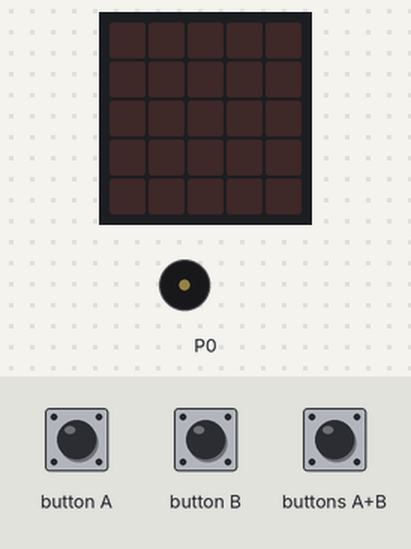
The program below on a simulated BBC micro:bit (MakeCode). Shown: the board's 5×5 LED display, buzzer (waves = sounding). The inputs (shaded band) are chosen by the test bench.

Above: at 1.2 s.
1.3 s: button A pressed for 0.15 s
At 3.7 s:
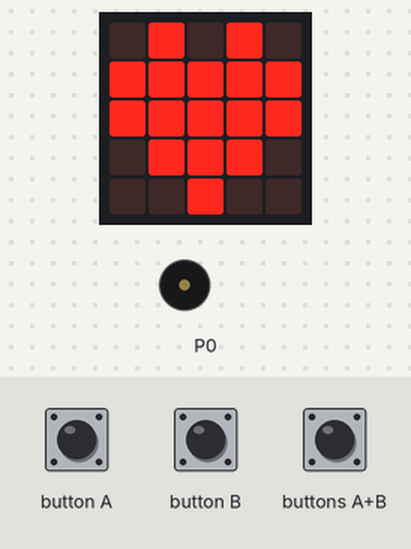
4.3 s: buttons A+B pressed for 0.15 s
At 6.1 s:
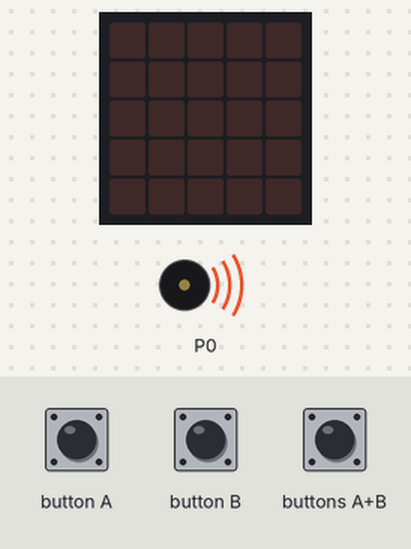
7.3 s: button B pressed for 0.15 s
At 8.09 s:
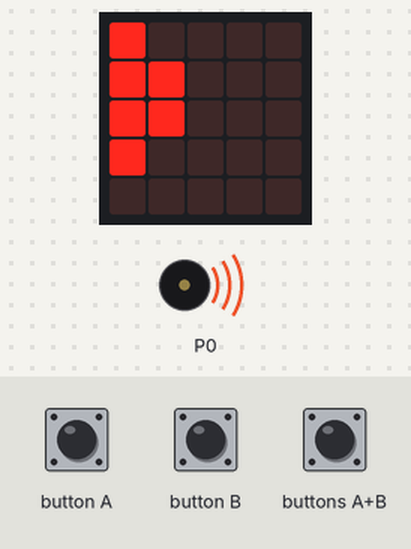
10.4 s: button A pressed for 0.15 s
At 13.38 s:
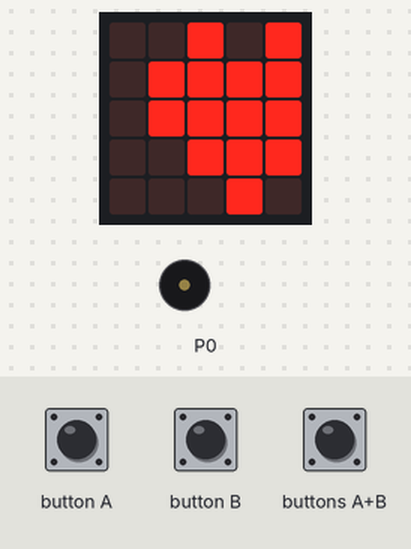
13.4 s: buttons A+B pressed for 1 s
At 14.61 s:
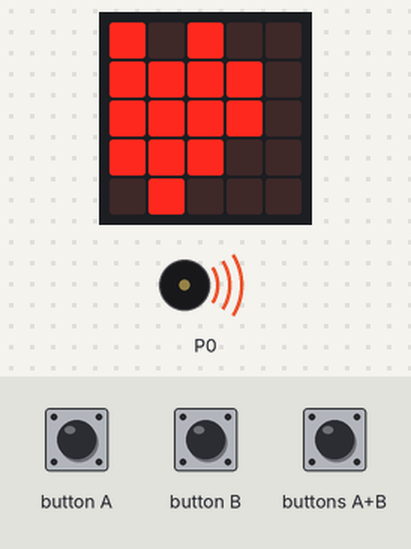
Timing chart, 0 to 17.9 s (numbered marks = the images above; inputs shaded):
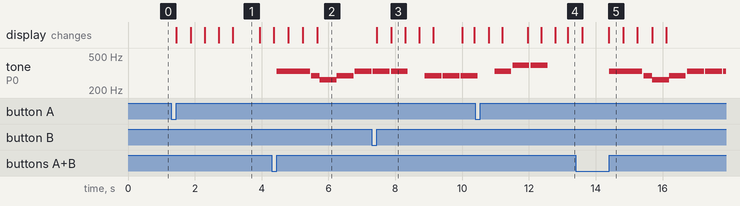

Measured:
- after the input at 1.3 s, the display: first changes after 0.15 s (image 1 shows a later state)
- after the input at 4.3 s, tone on P0: plays 330 Hz for 1.0 s, 294 Hz for 0.26 s, 262 Hz for 0.51 s, 294 Hz for 0.50 s, 330 Hz for 0.50 s, starting after 0.15 s
- after the input at 7.3 s, the display: first changes after 0.15 s (image 3 shows a later state)
- after the input at 13.4 s, tone on P0: plays 330 Hz for 1.0 s, 294 Hz for 0.26 s, 262 Hz for 0.51 s, 294 Hz for 0.50 s, 330 Hz for 0.50 s, 330 Hz for 0.50 s … (7 notes in this stretch), starting after 1.0 s
- what the display in image 1 shows lasts 0.8 s, from 3.1 s to 3.9 s
- what the display in image 3 shows lasts 0.4 s, from 7.9 s to 8.3 s

The program:

main.ts
```typescript
input.onButtonPressed(Button.A, function () {
    basic.showLeds(`
        . . . . .
        . . . . #
        . . . . #
        . . . . .
        . . . . .
        `)
    basic.pause(30)
    basic.showLeds(`
        . . . . #
        . . . # #
        . . . # #
        . . . . #
        . . . . .
        `)
    basic.pause(20)
    basic.showLeds(`
        . . . # .
        . . # # #
        . . # # #
        . . . # #
        . . . . #
        `)
    basic.pause(20)
    basic.showLeds(`
        . . # . #
        . # # # #
        . # # # #
        . . # # #
        . . . # .
        `)
    basic.pause(20)
    basic.showIcon(IconNames.Heart)
    basic.pause(200)
    basic.showLeds(`
        # . # . .
        # # # # .
        # # # # .
        # # # . .
        . # . . .
        `)
    basic.pause(30)
    basic.showLeds(`
        . # . . .
        # # # . .
        # # # . .
        # # . . .
        # . . . .
        `)
    basic.pause(30)
    basic.showLeds(`
        # . . . .
        # # . . .
        # # . . .
        # . . . .
        . . . . .
        `)
    basic.pause(30)
    basic.showLeds(`
        . . . . .
        # . . . .
        # . . . .
        . . . . .
        . . . . .
        `)
    basic.pause(30)
    basic.showLeds(`
        . . . . .
        . . . . .
        . . . . .
        . . . . .
        . . . . .
        `)
})
input.onGesture(Gesture.Shake, function () {
    music._playDefaultBackground(music.builtInPlayableMelody(Melodies.Wedding), music.PlaybackMode.UntilDone)
    basic.showIcon(IconNames.SmallDiamond)
    basic.pause(5)
    basic.showLeds(`
        . . . . .
        . # . . .
        # . # . .
        . # . . .
        . . . . .
        `)
    basic.pause(5)
    basic.showLeds(`
        . . . . .
        . . . . .
        . . # . .
        . # . # .
        . . # . .
        `)
    basic.pause(5)
    basic.showLeds(`
        . . . . .
        . . . # .
        . . # . #
        . . . # .
        . . . . .
        `)
    basic.pause(5)
    basic.showIcon(IconNames.SmallDiamond)
    basic.pause(5)
    basic.showLeds(`
        . . # . .
        . # . # .
        . . # . .
        . . . . .
        . . . . .
        `)
    basic.pause(5)
    basic.showLeds(`
        . # . . .
        # . # . .
        . # . . .
        . . . . .
        . . . . .
        `)
    basic.pause(5)
    basic.showLeds(`
        . . . . .
        . . . . .
        . . . . .
        . . . . .
        . . . . .
        `)
})
input.onButtonPressed(Button.AB, function () {
    music.play(music.tonePlayable(330, music.beat(BeatFraction.Double)), music.PlaybackMode.UntilDone)
    music.rest(music.beat(BeatFraction.Sixteenth))
    music.play(music.tonePlayable(294, music.beat(BeatFraction.Half)), music.PlaybackMode.UntilDone)
    music.play(music.tonePlayable(262, music.beat(BeatFraction.Whole)), music.PlaybackMode.UntilDone)
    music.play(music.tonePlayable(294, music.beat(BeatFraction.Whole)), music.PlaybackMode.UntilDone)
    music.rest(music.beat(BeatFraction.Sixteenth))
    music.play(music.tonePlayable(330, music.beat(BeatFraction.Whole)), music.PlaybackMode.UntilDone)
    music.rest(music.beat(BeatFraction.Sixteenth))
    music.play(music.tonePlayable(330, music.beat(BeatFraction.Whole)), music.PlaybackMode.UntilDone)
    music.rest(music.beat(BeatFraction.Sixteenth))
    music.play(music.tonePlayable(330, music.beat(BeatFraction.Whole)), music.PlaybackMode.UntilDone)
    music.rest(music.beat(BeatFraction.Whole))
    music.play(music.tonePlayable(294, music.beat(BeatFraction.Whole)), music.PlaybackMode.UntilDone)
    music.rest(music.beat(BeatFraction.Sixteenth))
    music.play(music.tonePlayable(294, music.beat(BeatFraction.Whole)), music.PlaybackMode.UntilDone)
    music.rest(music.beat(BeatFraction.Sixteenth))
    music.play(music.tonePlayable(294, music.beat(BeatFraction.Whole)), music.PlaybackMode.UntilDone)
    music.rest(music.beat(BeatFraction.Whole))
    music.play(music.tonePlayable(330, music.beat(BeatFraction.Whole)), music.PlaybackMode.UntilDone)
    music.rest(music.beat(BeatFraction.Sixteenth))
    music.play(music.tonePlayable(392, music.beat(BeatFraction.Whole)), music.PlaybackMode.UntilDone)
    music.rest(music.beat(BeatFraction.Sixteenth))
    music.play(music.tonePlayable(392, music.beat(BeatFraction.Whole)), music.PlaybackMode.UntilDone)
})
input.onButtonPressed(Button.B, function () {
    basic.showLeds(`
        . . . . .
        # . . . .
        # . . . .
        . . . . .
        . . . . .
        `)
    basic.pause(30)
    basic.showLeds(`
        # . . . .
        # # . . .
        # # . . .
        # . . . .
        . . . . .
        `)
    basic.pause(20)
    basic.showLeds(`
        . # . . .
        # # # . .
        # # # . .
        # # . . .
        # . . . .
        `)
    basic.pause(20)
    basic.showLeds(`
        # . # . .
        # # # # .
        # # # # .
        # # # . .
        . # . . .
        `)
    basic.pause(20)
    basic.showIcon(IconNames.Heart)
    basic.pause(200)
    basic.showLeds(`
        . . # . #
        . # # # #
        . # # # #
        . . # # #
        . . . # .
        `)
    basic.pause(30)
    basic.showLeds(`
        . . . # .
        . . # # #
        . . # # #
        . . . # #
        . . . . #
        `)
    basic.pause(30)
    basic.showLeds(`
        . . . . #
        . . . # #
        . . . # #
        . . . . #
        . . . . .
        `)
    basic.pause(30)
    basic.showLeds(`
        . . . . .
        . . . . #
        . . . . #
        . . . . .
        . . . . .
        `)
    basic.pause(30)
    basic.showLeds(`
        . . . . .
        . . . . .
        . . . . .
        . . . . .
        . . . . .
        `)
})
```

test.ts
```typescript
// 테스트는 여기로 이동합니다; 이 패키지가 확장으로 사용될 때 컴파일되지 않을 것 입니다.
```
